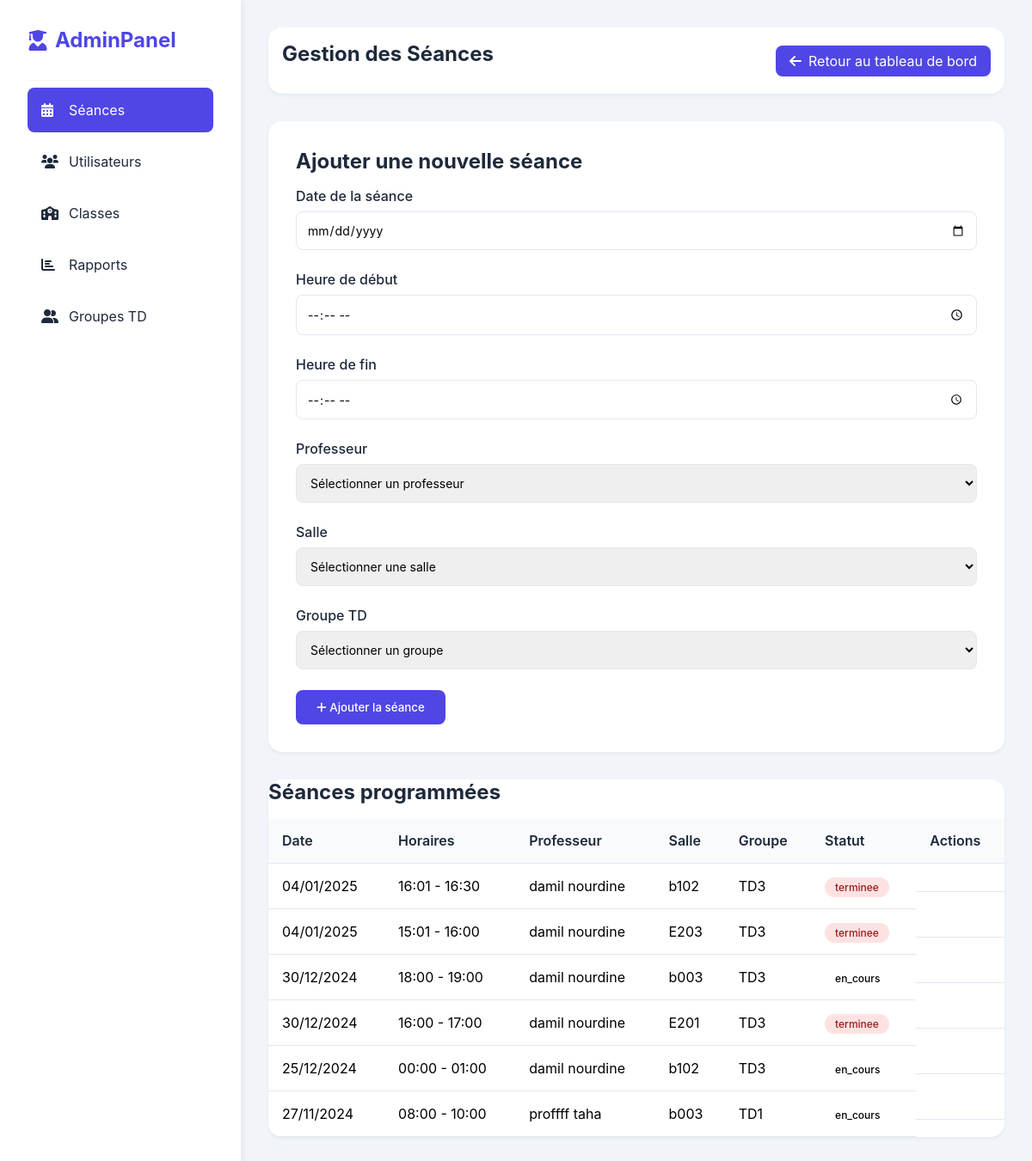
The app's page /admin/seances.php with its own data.
### tables this page shows
CREATE TABLE `seances` (
  `id` int(11) NOT NULL,
  `date_seance` date NOT NULL,
  `heure_debut` time NOT NULL,
  `heure_fin` time NOT NULL,
  `id_professeur` int(11) NOT NULL,
  `id_salle` int(11) NOT NULL,
  `id_groupe_td` int(11) NOT NULL,
  `statut` enum('programmee','en_cours','terminee') DEFAULT 'programmee',
  `created_at` timestamp NOT NULL DEFAULT current_timestamp(),
  `updated_at` timestamp NOT NULL DEFAULT current_timestamp() ON UPDATE current_timestamp(),
  `validation_active` tinyint(1) DEFAULT 0
);

CREATE TABLE `users` (
  `id` int(11) NOT NULL,
  `username` varchar(50) NOT NULL,
  `password` varchar(255) NOT NULL,
  `email` varchar(100) NOT NULL,
  `user_type` enum('admin','professeur','etudiant') NOT NULL,
  `nom` varchar(50) NOT NULL,
  `prenom` varchar(50) NOT NULL,
  `photo_url` varchar(255) DEFAULT NULL,
  `created_at` timestamp NOT NULL DEFAULT current_timestamp()
);

CREATE TABLE `salles` (
  `id` int(11) NOT NULL,
  `nom_salle` varchar(50) NOT NULL,
  `type_salle` enum('binome','groupe') NOT NULL,
  `capacite` int(11) NOT NULL DEFAULT 30
);

CREATE TABLE `groupes_td` (
  `id` int(11) NOT NULL,
  `nom_groupe` varchar(50) NOT NULL,
  `annee_scolaire` varchar(20) NOT NULL
);

### admin/seances.php (the view, shortened to what this page needs)
<?php
require_once '../config/database.php';
try {
    $stmt = $conn->prepare("
        SELECT s.*,
               p.nom as prof_nom, p.prenom as prof_prenom,
               sl.nom_salle, g.nom_groupe
        FROM seances s
        JOIN users p ON s.id_professeur = p.id
        JOIN salles sl ON s.id_salle = sl.id
        JOIN groupes_td g ON s.id_groupe_td = g.id
        ORDER BY s.date_seance DESC, s.heure_debut DESC
    ");
    $stmt->execute();
    $seances = $stmt->fetchAll(PDO::FETCH_ASSOC);
} catch(PDOException $e) {
    $error = "Erreur de base de données : " . $e->getMessage();
}
?>
<!DOCTYPE html>
<html lang="fr">
<head>
    <link href="https://cdnjs.cloudflare.com/ajax/libs/font-awesome/6.0.0/css/all.min.css" rel="stylesheet">
</head>
<body>
    <aside class="sidebar">
        <div class="sidebar-header">
            <a href="dashboard.php" class="sidebar-logo">
                <i class="fas fa-user-graduate"></i>
                <span>AdminPanel</span>
            </a>
        </div>
        <nav class="sidebar-nav">
            <a href="seances.php" class="nav-link active">
                <i class="fas fa-calendar-alt"></i>
                <span>Séances</span>
            </a>
            <a href="users.php" class="nav-link">
                <i class="fas fa-users"></i>
                <span>Utilisateurs</span>
            </a>
            <a href="classes.php" class="nav-link">
                <i class="fas fa-school"></i>
                <span>Classes</span>
            </a>
            <a href="reports.php" class="nav-link">
                <i class="fas fa-chart-bar"></i>
                <span>Rapports</span>
            </a>
            <a href="creer_groupe.php" class="nav-link">
                <i class="fas fa-user-friends"></i>
                <span>Groupes TD</span>
            </a>
        </nav>
    </aside>
    <main class="main-content">
        <div class="top-bar">
            <h1 class="section-title">Gestion des Séances</h1>
            <a href="dashboard.php" class="back-button">
                <i class="fas fa-arrow-left"></i>
                <span>Retour au tableau de bord</span>
            </a>
        </div>
        <div class="form-container">
            <h2 class="section-title">Ajouter une nouvelle séance</h2>
            <form id="seanceForm" action="ajax/add_seance.php" method="POST">
                <div class="form-group">
                    <label for="date_seance">Date de la séance</label>
                    <input type="date" id="date_seance" name="date_seance" class="form-control" required>
                </div>
                <div class="form-group">
                    <label for="heure_debut">Heure de début</label>
                    <input type="time" id="heure_debut" name="heure_debut" class="form-control" required>
                </div>
                <div class="form-group">
                    <label for="heure_fin">Heure de fin</label>
                    <input type="time" id="heure_fin" name="heure_fin" class="form-control" required>
                </div>
                <div class="form-group">
                    <label for="id_professeur">Professeur</label>
                    <select id="id_professeur" name="id_professeur" class="form-control" required>
                        <option value="">Sélectionner un professeur</option>
                    </select>
                </div>
                <div class="form-group">
                    <label for="id_salle">Salle</label>
                    <select id="id_salle" name="id_salle" class="form-control" required>
                        <option value="">Sélectionner une salle</option>
                    </select>
                </div>
                <div class="form-group">
                    <label for="id_groupe_td">Groupe TD</label>
                    <select id="id_groupe_td" name="id_groupe_td" class="form-control" required>
                        <option value="">Sélectionner un groupe</option>
                    </select>
                </div>
                <button type="submit" class="btn btn-primary">
                    <i class="fas fa-plus"></i> Ajouter la séance
                </button>
            </form>
        </div>
        <div class="table-container">
            <h2 class="section-title">Séances programmées</h2>
            <table class="table">
                <thead>
                    <tr>
                        <th>Date</th>
                        <th>Horaires</th>
                        <th>Professeur</th>
                        <th>Salle</th>
                        <th>Groupe</th>
                        <th>Statut</th>
                        <th>Actions</th>
                    </tr>
                </thead>
                <tbody>
                    <?php foreach ($seances as $seance): ?>
                        <tr>
                            <td><?php echo date('d/m/Y', strtotime($seance['date_seance'])); ?></td>
                            <td><?php echo substr($seance['heure_debut'], 0, 5) . ' - ' . substr($seance['heure_fin'], 0, 5); ?></td>
                            <td><?php echo htmlspecialchars($seance['prof_nom'] . ' ' . $seance['prof_prenom']); ?></td>
                            <td><?php echo htmlspecialchars($seance['nom_salle']); ?></td>
                            <td><?php echo htmlspecialchars($seance['nom_groupe']); ?></td>
                            <td>
                                <span class="status-badge status-<?php echo strtolower($seance['statut']); ?>">
                                    <?php echo htmlspecialchars($seance['statut']); ?>
                                </span>
                            </td>
                            <td class="action-buttons">
                            </td>
                        </tr>
                    <?php endforeach; ?>
                </tbody>
            </table>
        </div>
    </main>
</body>
</html>

### admin/seances.php (style rules this page uses)
:root { --primary: #4f46e5; --primary-dark: #4338ca; --secondary: #0ea5e9; --success: #22c55e; --warning: #eab308; --danger: #ef4444; --dark: #1e293b; --light: #f1f5f9; --white: #ffffff; --sidebar-width: 280px; }
* { margin: 0; padding: 0; box-sizing: border-box; font-family: 'Inter', -apple-system, BlinkMacSystemFont, sans-serif; }
body { background-color: var(--light); min-height: 100vh; }
.sidebar { position: fixed; left: 0; top: 0; bottom: 0; width: var(--sidebar-width); background-color: var(--white); padding: 2rem; box-shadow: 0 0 10px rgba(0,0,0,0.1); z-index: 100; }
.sidebar-header { padding-bottom: 2rem; border-bottom: 1px solid var(--light); }
.sidebar-logo { font-size: 1.5rem; font-weight: 700; color: var(--primary); text-decoration: none; display: flex; align-items: center; gap: 0.5rem; }
.nav-link { display: flex; align-items: center; padding: 1rem; color: var(--dark); text-decoration: none; border-radius: 0.5rem; margin: 0.5rem 0; transition: all 0.3s ease; }
.nav-link:hover, .nav-link.active { background-color: var(--primary); color: var(--white); }
.nav-link i { width: 20px; margin-right: 0.75rem; }
.main-content { margin-left: var(--sidebar-width); padding: 2rem; }
.top-bar { display: flex; justify-content: space-between; align-items: center; margin-bottom: 2rem; padding: 1rem; background-color: var(--white); border-radius: 1rem; box-shadow: 0 2px 4px rgba(0,0,0,0.05); }
.section-title { font-size: 1.5rem; color: var(--dark); margin-bottom: 1rem; }
.back-button { padding: 0.5rem 1rem; background-color: var(--primary); color: var(--white); border: none; border-radius: 0.5rem; text-decoration: none; display: flex; align-items: center; gap: 0.5rem; transition: all 0.3s ease; }
.form-container { background-color: var(--white); padding: 2rem; border-radius: 1rem; box-shadow: 0 2px 4px rgba(0,0,0,0.05); margin-bottom: 2rem; }
.form-group { margin-bottom: 1.5rem; }
.form-group label { display: block; margin-bottom: 0.5rem; color: var(--dark); font-weight: 500; }
.form-control { width: 100%; padding: 0.75rem; border: 1px solid #e2e8f0; border-radius: 0.5rem; font-size: 0.875rem; transition: border-color 0.3s ease; }
.btn { padding: 0.75rem 1.5rem; border: none; border-radius: 0.5rem; cursor: pointer; font-weight: 500; transition: all 0.3s ease; }
.btn-primary { background-color: var(--primary); color: var(--white); }
.table-container { background-color: var(--white); border-radius: 1rem; box-shadow: 0 2px 4px rgba(0,0,0,0.05); overflow: hidden; }
.table { width: 100%; border-collapse: collapse; }
.table th, .table td { padding: 1rem; text-align: left; border-bottom: 1px solid #e2e8f0; }
.table th { background-color: #f8fafc; font-weight: 600; color: var(--dark); }
.status-badge { padding: 0.25rem 0.75rem; border-radius: 9999px; font-size: 0.75rem; font-weight: 500; }
.status-terminee { background-color: #fee2e2; color: #991b1b; }
.action-buttons { display: flex; gap: 0.5rem; }

### records on screen
seances: date_seance "04/01/2025", heure_debut "16:01", heure_fin "16:30", id_professeur.prenom "damil nourdine", id_salle.nom_salle "b102", id_groupe_td.nom_groupe "TD3", statut "terminee"
seances: date_seance "04/01/2025", heure_debut "15:01", heure_fin "16:00", id_professeur.prenom "damil nourdine", id_salle.nom_salle "E203", id_groupe_td.nom_groupe "TD3", statut "terminee"
seances: date_seance "30/12/2024", heure_debut "18:00", heure_fin "19:00", id_professeur.prenom "damil nourdine", id_salle.nom_salle "b003", id_groupe_td.nom_groupe "TD3", statut "en_cours"
seances: date_seance "30/12/2024", heure_debut "16:00", heure_fin "17:00", id_professeur.prenom "damil nourdine", id_salle.nom_salle "E201", id_groupe_td.nom_groupe "TD3", statut "terminee"
seances: date_seance "25/12/2024", heure_debut "00:00", heure_fin "01:00", id_professeur.prenom "damil nourdine", id_salle.nom_salle "b102", id_groupe_td.nom_groupe "TD3", statut "en_cours"
seances: date_seance "27/11/2024", heure_debut "08:00", heure_fin "10:00", id_professeur.prenom "proffff taha", id_salle.nom_salle "b003", id_groupe_td.nom_groupe "TD1", statut "en_cours"
